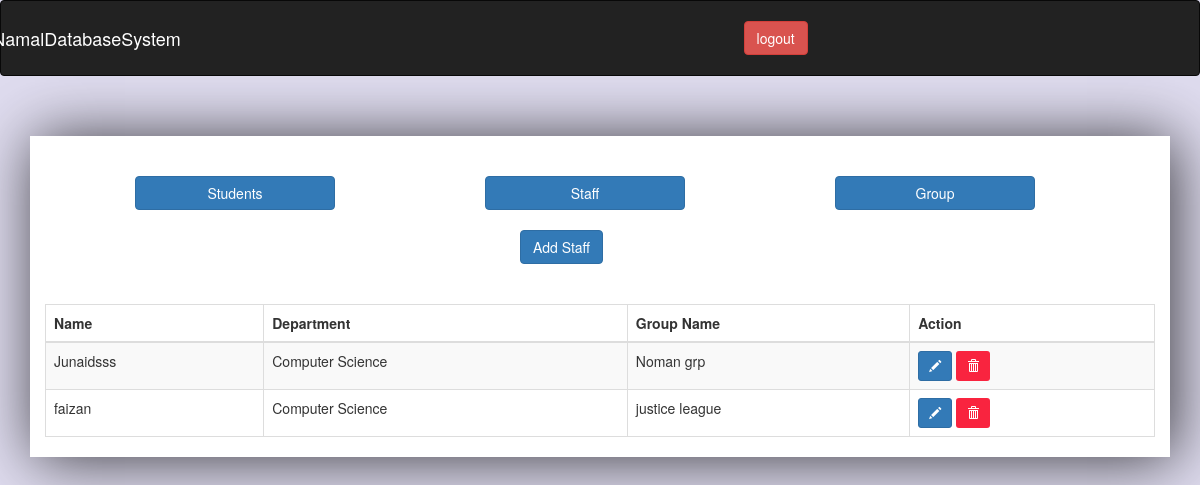
/staff.php (signed in), run on the app's committed database.
### tables this page shows
CREATE TABLE `staff` (
  `id` int(11) NOT NULL,
  `name` varchar(255) NOT NULL,
  `department` varchar(255) NOT NULL,
  `email` varchar(255) NOT NULL,
  `contact` varchar(255) NOT NULL,
  `group_name` varchar(255) NOT NULL,
  `image` varchar(255) NOT NULL,
  `thumbnail` varchar(255) NOT NULL
);

### staff.php (the view, shortened to what this page needs)
<?php
  include 'include/dbconn.php';
  $sql_staff = "SELECT * FROM staff";
  $resultstaff = mysqli_query($conn,$sql_staff);
?>
<!DOCTYPE html>
<html>
<head>
<link href="css/bootstrap.css" rel="stylesheet" type="text/css" />
<link href="css/bootstrap.min.css" rel="stylesheet" type="text/css" />
<link href="css/bootstrap-grid.css" rel="stylesheet" type="text/css" />
<link href="css/bootstrap-reboot.css" rel="stylesheet" type="text/css" />
<link href="css/bootstrap-reboot.min.css" rel="stylesheet" type="text/css" />
 <link rel = "stylesheet" type = "text/css" href = "style.css" />
 <link rel="stylesheet" href="https://maxcdn.bootstrapcdn.com/bootstrap/3.3.7/css/bootstrap.min.css">
 <link rel="stylesheet" href="https://maxcdn.bootstrapcdn.com/bootstrap/3.3.7/css/bootstrap.min.css">
 <link href="css/dataTables.bootstrap.min.css" rel="stylesheet" type="text/css" />
</head>
<body id="back">
<?php include 'include/navbar.php'; ?>
    <br><br>
    <div class="container" id="decorate">
      <br><br>
        <div class="row" style="margin-left:75px;">
          <div class="col-lg-4">
          <a href="students.php"><button class="btn btn-primary" type="button"  style="width:200px;">Students</button></a>
          </div>
            <div class="col-lg-4">
            	<a href="staff.php"><button class="btn btn-primary" style="width:200px;">Staff</button></a><br /><br />
            </div>
		<div class="col-lg-4">
            	<a href="groups.php"><button class="btn btn-primary" style="width:200px;">Group</button></a><br /><br />
            </div>
          </div>
          <div class="row">
            <div class="col-md-offset-5 col-md-1">
              <a href="add-staff.php"><button class="btn btn-primary">Add Staff</button></a>
            </div>
          </div>
        <br><br>
        <table class="table table-striped table-bordered table-hover" id="studentstable">
        	<thead>
            	<tr>
                	  <th>Name</th>
                    <th>Department</th>
                    <th>Group Name</th>
                    <th>Action</th>
                </tr>
            </thead>
            <tbody>
				<?php
            while($rows=mysqli_fetch_assoc($resultstaff)){
            $str = $rows["id"]."%".$rows["name"]."%".$rows["department"]."%".$rows["group_name"]."%".$rows["email"]."%".$rows["contact"];
                ?>
                <tr>
                      <td><?php echo $rows['name'] ?></td>
                      <td><?php echo $rows['department'] ?></td>
                      <td><?php echo $rows['group_name'] ?></td>
                        <td><span data-placement="top" data-toggle="tooltip"  title="Edit"><button id="<?=$str?>" onclick="getInfoId(this)" class="btn btn-sm btn-primary" data-toggle="modal" data-target="#info" ><span class="glyphicon glyphicon-pencil"></span></button></span>
                        <span data-placement="top" data-toggle="tooltip" title="Delete"><button class="btn btn-sm" data-toggle="modal" id="<?=$str?>" onclick="getdelid(this)" data-target="#del" style="background-color: #f9243f;"><span class="glyphicon glyphicon-trash" id="delete"></span></button></span>
                      </td>
                  </tr>
              <?php  } ?>
            </tbody>
        </table>
</div><br><br>
</body>
</html>

### style.css (style rules this page uses)
body#back { background: rgba(175, 166, 214, 0.39); }
.container#decorate { background-color: white; -webkit-box-shadow: 5px 2px 59px 0px rgba(0,0,0,0.75); -moz-box-shadow: 5px 2px 59px 0px rgba(0,0,0,0.75); box-shadow: 5px 2px 59px 0px rgba(0,0,0,0.75); height: auto; }
.glyphicon#delete { color:white; cursor:pointer; }
#delete { color: red; }

### data on the page
staff: name "Junaidsss", department "Computer Science", group_name "Noman grp"
staff: name "faizan", department "Computer Science", group_name "justice league"
